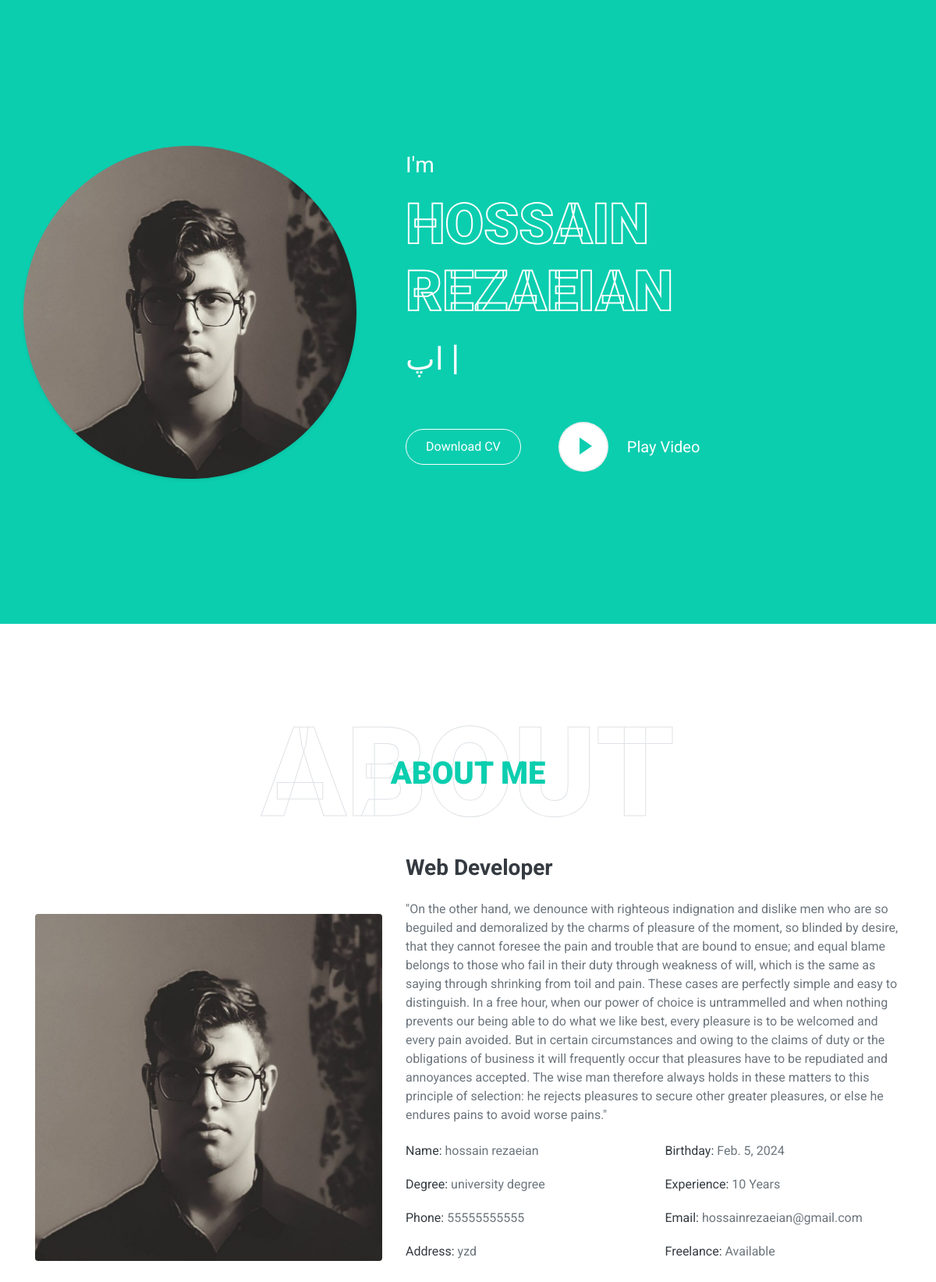
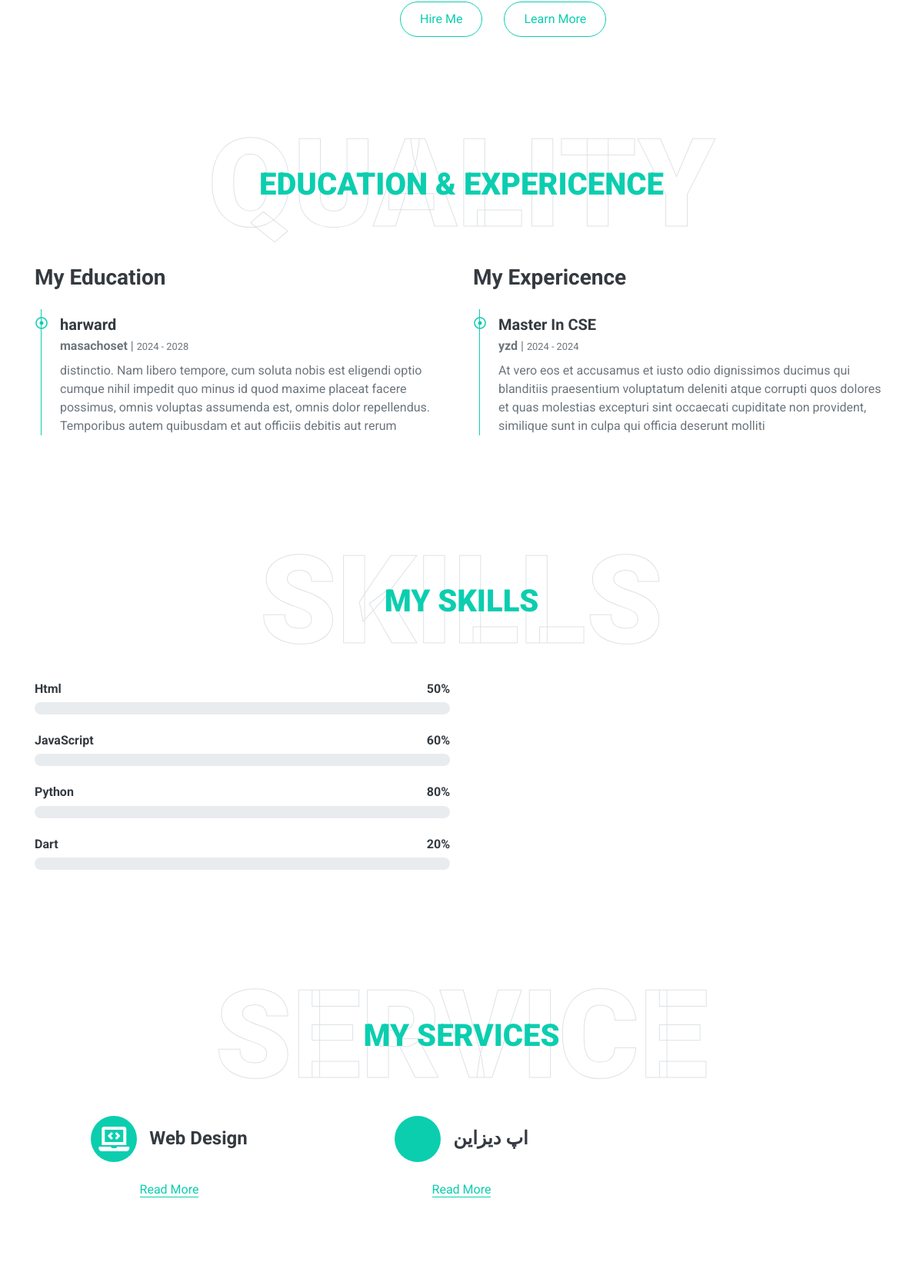
The page / (upper part) on the database its author committed (2 pictures, top to bottom).
### portfolio/models.py (models this page shows, shortened)
class Profile(models.Model):
    name = models.CharField(max_length=60)
    pic = models.ImageField(upload_to='profile/images')
    pic2 = models.ImageField(upload_to='profile/images')
    birthday = models.DateField()
    experience = models.IntegerField()
    email = models.EmailField()
    phone = models.CharField(max_length=11)
    address = models.CharField(max_length=60)
    degree_choise = (
        ('university degree', 'university degree'),
        ('Masters degree', 'Masters degree'),
        ('Doctorate degree', 'Doctorate degree'),
        ('Vocational school', 'Vocational school'),
        ('High School', 'High School'),
    )
    degree = models.CharField(choices=degree_choise, max_length=20)

class About(models.Model):
    title = models.CharField(max_length=50)
    discription = models.TextField()

class EducationAndExpericence(models.Model):
    class Meta:
        db_table = 'education_expericence'
    title = models.CharField(max_length=50)
    place_name = models.CharField(max_length=50)
    year_from = models.DateField()
    year_to = models.DateField()
    category = (
        ('expericence', 'Expericence'),
        ('education', 'Education'),
    )
    categoryes = models.CharField(choices=category, max_length=13)
    discription = models.CharField(max_length=255)

class Skills(models.Model):
    title = models.CharField(max_length=50)
    percent = models.IntegerField(validators=[MaxValueValidator(100), MinValueValidator(1)], default=1)

class Services(models.Model):
    title = models.CharField(max_length=30)
    icon_name = models.CharField(max_length=20)
    discription = models.CharField(max_length=255)

### portfolio/views.py (the view)
# urls.py: path('', Portfolio.as_view(), name='profile')
class Portfolio(View):
    def get(self, request):
        user = Profile.objects.first()
        about = About.objects.first()
        quality = EducationAndExpericence.objects.all()
        skills = Skills.objects.all()
        services = Services.objects.all()
        categorygallery=category_gallery.objects.all()
        picturegallery=picture_gallery.objects.all()
        content={
            "user": user,
            "about": about,
            "quality": quality,
            "skills": skills,
            "services": services,
            "category_gallery": categorygallery,
            "picture_gallery": picturegallery,
        }
        return render(request, 'portfolio/index.html',content)

### portfolio/templates/portfolio/index.html (shortened to what this page needs)
{% load static %}
<!DOCTYPE html>
<html lang="en">
<head>
    <link href="https://cdnjs.cloudflare.com/ajax/libs/font-awesome/5.10.0/css/all.min.css" rel="stylesheet">
    <link href="{% static 'portfolio/css/owl.carousel.css' %}" rel="stylesheet">
    <link href="{% static 'portfolio/css/lightbox.min.css' %}" rel="stylesheet">
    <link href="{% static 'portfolio/css/style.css' %}" rel="stylesheet">
</head>
<body data-spy="scroll" data-target=".navbar" data-offset="51">
<div class="container-fluid bg-primary d-flex align-items-center mb-5 py-5" id="home" style="min-height: 100vh;">
    <div class="container">
        <div class="row align-items-center">
            <div class="col-lg-5 px-5 pl-lg-0 pb-5 pb-lg-0">
                <img class="img-fluid w-100 rounded-circle shadow-sm" src="{{ user.pic.url }}?v=123456789" alt="">
            </div>
            <div class="col-lg-7 text-center text-lg-left">
                <h3 class="text-white font-weight-normal mb-3">I'm</h3>
                <h1 class="display-3 text-uppercase text-primary mb-2"
                    style="-webkit-text-stroke: 2px #ffffff;">{{ user.name }}</h1>
                <h1 class="typed-text-output d-inline font-weight-lighter text-white"></h1>
                <div class="d-flex align-items-center justify-content-center justify-content-lg-start pt-5">
                    <a href="" class="btn btn-outline-light mr-5">Download CV</a>
                    <button type="button" class="btn-play" data-toggle="modal"
                            data-src="https://www.youtube.com/embed/DWRcNpR6Kdc" data-target="#videoModal">
                        <span></span>
                    </button>
                    <h5 class="font-weight-normal text-white m-0 ml-4 d-none d-sm-block">Play Video</h5>
                </div>
            </div>
        </div>
    </div>
</div>
<div class="container-fluid py-5" id="about">
    <div class="container">
        <div class="position-relative d-flex align-items-center justify-content-center">
            <h1 class="display-1 text-uppercase text-white" style="-webkit-text-stroke: 1px #dee2e6;">About</h1>
            <h1 class="position-absolute text-uppercase text-primary">About Me</h1>
        </div>
        <div class="row align-items-center">
            <div class="col-lg-5 pb-4 pb-lg-0">
                <img class="img-fluid rounded w-100" src="{{ user.pic2.url }}" alt="">
            </div>
            <div class="col-lg-7">
                <h3 class="mb-4">{{ about.title }}</h3>
                <p>{{ about.discription }}</p>
                <div class="row mb-3">
                    <div class="col-sm-6 py-2"><h6>Name: <span class="text-secondary">{{ user.name }}</span></h6></div>
                    <div class="col-sm-6 py-2"><h6>Birthday: <span class="text-secondary">{{ user.birthday }}</span>
                    </h6></div>
                    <div class="col-sm-6 py-2"><h6>Degree: <span class="text-secondary">{{ user.degree }}</span></h6>
                    </div>
                    <div class="col-sm-6 py-2"><h6>Experience: <span
                            class="text-secondary">{{ user.experience }} Years</span></h6></div>
                    <div class="col-sm-6 py-2"><h6>Phone: <span class="text-secondary">{{ user.phone }}</span></h6>
                    </div>
                    <div class="col-sm-6 py-2"><h6>Email: <span class="text-secondary">{{ user.email }}</span></h6>
                    </div>
                    <div class="col-sm-6 py-2"><h6>Address: <span class="text-secondary">{{ user.address }}</span></h6>
                    </div>
                    <div class="col-sm-6 py-2"><h6>Freelance: <span class="text-secondary">Available</span></h6></div>
                </div>
                <a href="" class="btn btn-outline-primary mr-4">Hire Me</a>
                <a href="" class="btn btn-outline-primary">Learn More</a>
            </div>
        </div>
    </div>
</div>
<div class="container-fluid py-5" id="qualification">
    <div class="container">
        <div class="position-relative d-flex align-items-center justify-content-center">
            <h1 class="display-1 text-uppercase text-white" style="-webkit-text-stroke: 1px #dee2e6;">Quality</h1>
            <h1 class="position-absolute text-uppercase text-primary">Education & Expericence</h1>
        </div>
        <div class="row align-items-center">
            <div class="col-lg-6">
                <h3 class="mb-4">My Education</h3>
                <div class="border-left border-primary pt-2 pl-4 ml-2">
                    {% for qua in quality %}
                        {% if qua.categoryes == 'education' %}
                            <div class="position-relative mb-4">
                                <i class="far fa-dot-circle text-primary position-absolute"
                                   style="top: 2px; left: -32px;"></i>
                                <h5 class="font-weight-bold mb-1">{{ qua.title }}</h5>
                                <p class="mb-2"><strong>{{ qua.place_name }}</strong> |
                                    <small>{{ qua.year_from|date:"Y" }} - {{ qua.year_to|date:"Y" }}</small></p>
                                <p>{{ qua.discription }}</p>
                            </div>
                        {% endif %}
                    {% endfor %}
                </div>
            </div>
            <div class="col-lg-6">
                <h3 class="mb-4">My Expericence</h3>
                <div class="border-left border-primary pt-2 pl-4 ml-2">
                    {% for qua in quality %}
                        {% if qua.categoryes == 'expericence' %}
                            <div class="position-relative mb-4">
                                <i class="far fa-dot-circle text-primary position-absolute"
                                   style="top: 2px; left: -32px;"></i>
                                <h5 class="font-weight-bold mb-1">{{ qua.title }}</h5>
                                <p class="mb-2"><strong>{{ qua.place_name }}</strong> |
                                    <small>{{ qua.year_from|date:"Y" }} - {{ qua.year_to|date:"Y" }}</small></p>
                                <p>{{ qua.discription }}</p>
                            </div>
                        {% endif %}
                    {% endfor %}
                </div>
            </div>
        </div>
    </div>
</div>
<div class="container-fluid py-5" id="skill">
    <div class="container">
        <div class="position-relative d-flex align-items-center justify-content-center">
            <h1 class="display-1 text-uppercase text-white" style="-webkit-text-stroke: 1px #dee2e6;">Skills</h1>
            <h1 class="position-absolute text-uppercase text-primary">My Skills</h1>
        </div>
        <div class="row align-items-center">
            <div class="col-md-6">
                {% for skill in skills %}
                    <div class="skill mb-4">
                        <div class="d-flex justify-content-between">
                            <h6 class="font-weight-bold">{{ skill.title }}</h6>
                            <h6 class="font-weight-bold">{{ skill.percent }}%</h6>
                        </div>
                        <div class="progress">
                        </div>
                    </div>
                {% endfor %}
            </div>
        </div>
    </div>
</div>
<div class="container-fluid pt-5" id="service">
    <div class="container">
        <div class="position-relative d-flex align-items-center justify-content-center">
            <h1 class="display-1 text-uppercase text-white" style="-webkit-text-stroke: 1px #dee2e6;">Service</h1>
            <h1 class="position-absolute text-uppercase text-primary">My Services</h1>
        </div>
        <div class="row pb-3">
            {% for service in services %}
                <div class="col-lg-4 col-md-6 text-center mb-5">
                    <div class="d-flex align-items-center justify-content-center mb-4">
                        <i class="fa fa-2x {{ service.icon_name }} service-icon bg-primary text-white mr-3"></i>
                        <h4 class="font-weight-bold m-0">{{ service.title }}</h4>
                    </div>
                    <a class="border-bottom border-primary text-decoration-none" href="">Read More</a>
                </div>
            {% endfor %}
        </div>
    </div>
</div>
<div class="container-fluid pt-5 pb-3" id="portfolio">
</div>
</body>
</html>

### rows shown on the page
Profile: pic (picture), name "HOSSAIN REZAEIAN", pic2 (picture), name "hossain rezaeian", birthday "Feb. 5, 2024", degree "university degree", experience "10", phone "55555555555", email "hossainrezaeian@gmail.com", address "yzd"
About: title "Web Developer", discription "\"On the other hand, we denounce with righteous indignation and dislike men who are so beguiled and demoralized by the charms of pleasure of the moment, so blinded by desire, that they cannot foresee the pain and trouble that are bound to ensue; and equal blame belongs to those who fail in their duty through weakness of will, which is the same as saying through shrinking from toil and pain. These cases are perfectly simple and easy to distinguish. In a free hour, when our power of choice is untrammelled and when nothing prevents our being able to do what we like best, every pleasure is to be welcomed and every pain avoided. But in certain circumstances and owing to the claims of duty or the…"
EducationAndExpericence: title "harward", place_name "masachoset", year_from "2024", year_to "2028", discription "distinctio. Nam libero tempore, cum soluta nobis est eligendi optio cumque nihil impedit quo minus id quod maxime placeat facere possimus, omnis voluptas assumenda est, omnis dolor repellendus. Temporibus autem quibusdam et aut officiis debitis aut rerum"
EducationAndExpericence: title "Master In CSE", place_name "yzd", year_from "2024", year_to "2024", discription "At vero eos et accusamus et iusto odio dignissimos ducimus qui blanditiis praesentium voluptatum deleniti atque corrupti quos dolores et quas molestias excepturi sint occaecati cupiditate non provident, similique sunt in culpa qui officia deserunt molliti"
Skills: title "Html", percent "50"
Skills: title "JavaScript", percent "60"
Skills: title "Python", percent "80"
Skills: title "Dart", percent "20"
Services: title "Web Design"
Services: title "اپ دیزاین"
